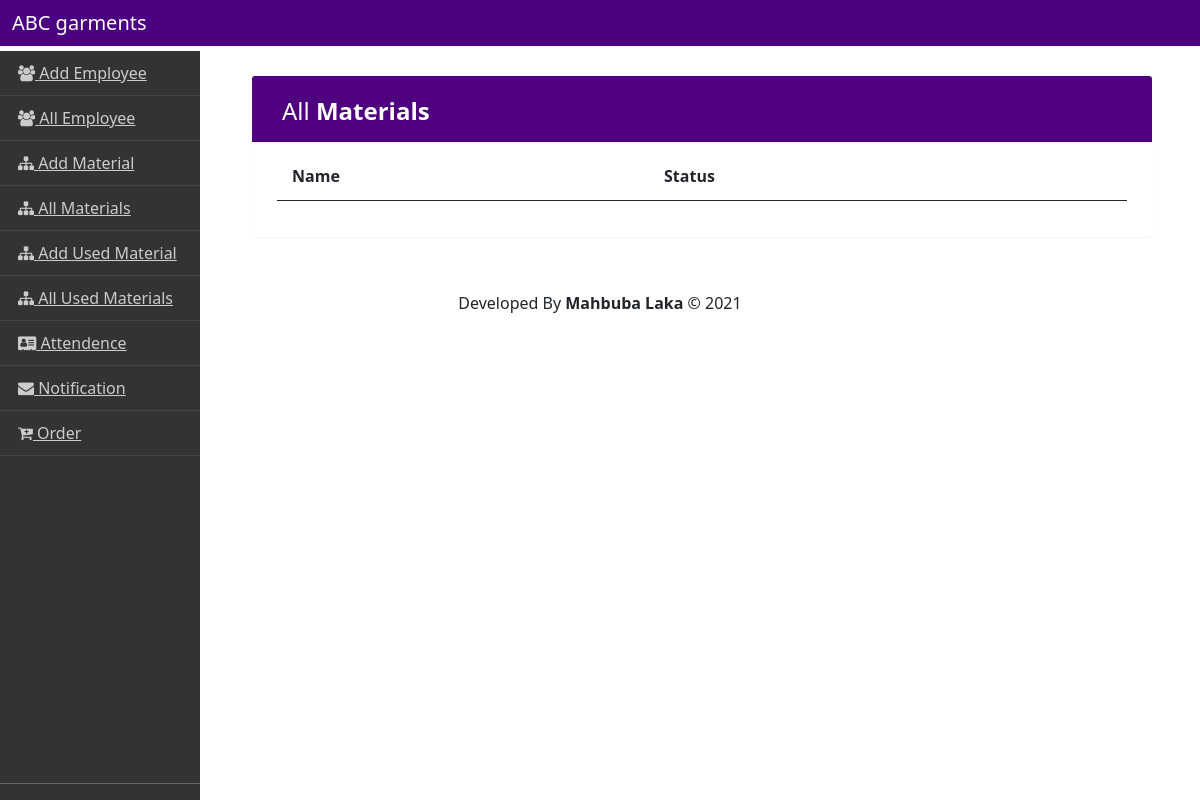
Before: /garments/show_materials/ (signed in) with the older database file.
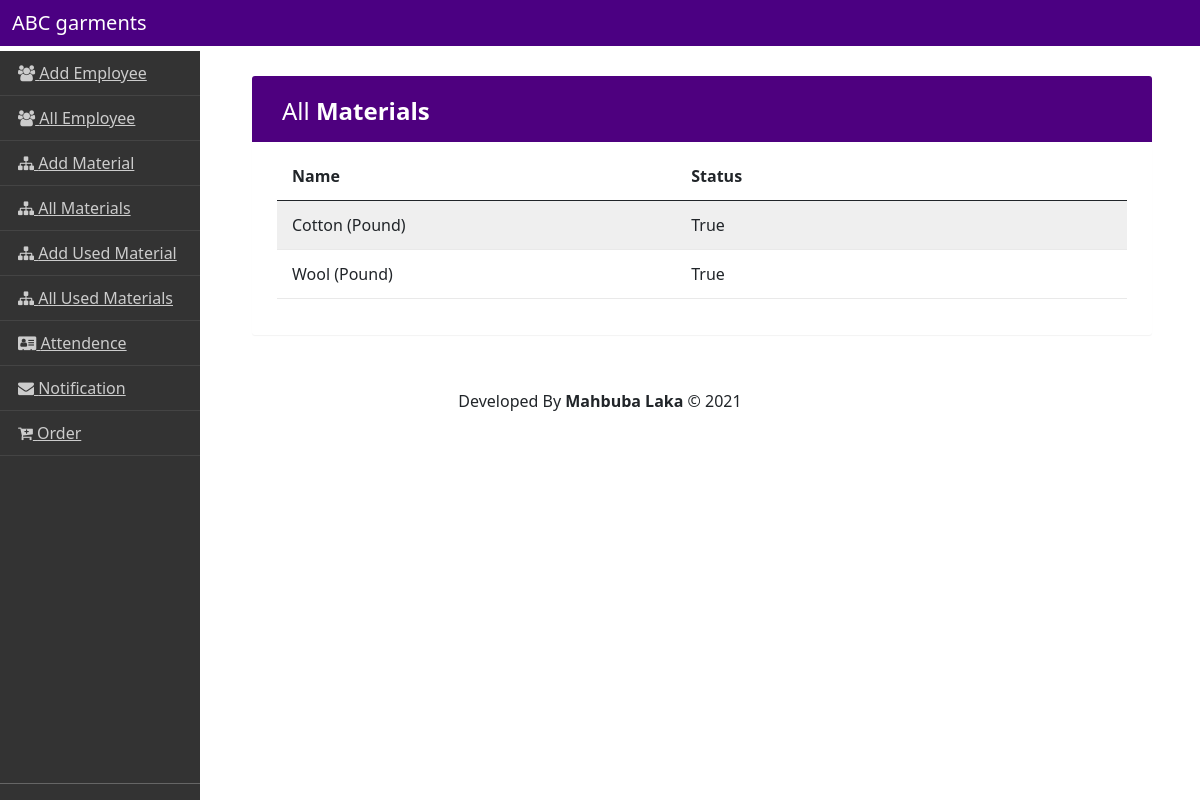
After: the same page with the newer database file.
### abc_garments/models.py (models this page shows, shortened)
class Materials(models.Model):
    name=models.CharField(max_length=255)
    status=models.BooleanField(default=True)

### abc_garments/views.py (the view)
# urls.py: path('show_materials/',show_materials,name='show_materials'),
@login_required
def show_materials(request):
    materials = Materials.objects.all()
    print(len(materials))
    context={
        "materials" : materials
    }
    return render(request,"admin/show_materials.html", context)

### templates/admin/show_materials.html (shortened to what this page needs)
{% extends 'admin/base_admin.html' %}
{% load static %}
{% block CSS %}
<link rel="stylesheet" href="{% static 'custom/css/datatable.css' %}">
{% endblock CSS%}
{% block content %}
<div class="container">
    <div class="container">
        <div class="table-wrapper">
            <div class="table-title">
                <div class="row">
                    <div class="col-sm-6">
                        <h2>All <b>Materials</b></h2>
                    </div>
                </div>
            </div>
            <table class="table table-striped table-hover">
                <thead>
                    <tr>
                        <th>Name</th>
                        <th>Status</th>
                    </tr>
                </thead>
                <tbody>
                    {% for material in materials %}
                    <tr>
                        <td>{{material.name}}</td>
                        <td>{{material.status}}</td>
                    </tr>
                    {% endfor %}
                </tbody>
            </table>
        </div>
    </div>
</div>
{% endblock %}

Changed rows visible on the page:
added Materials: name "Cotton (Pound)", status "True"
added Materials: name "Wool (Pound)", status "True"
